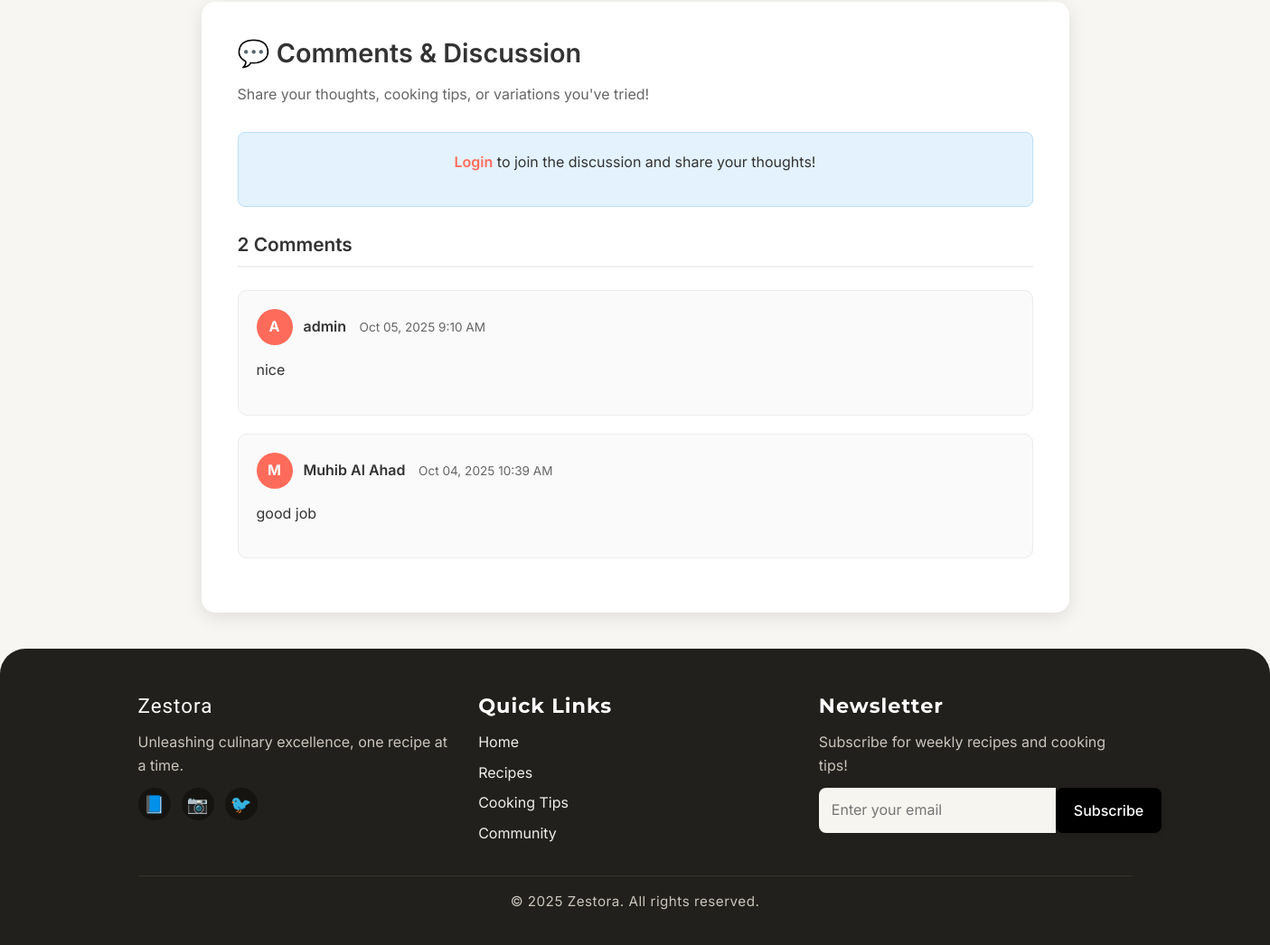
/recipes/bangladeshi-beef-tehari/ (lower part), run on an earlier commit of the app's database.
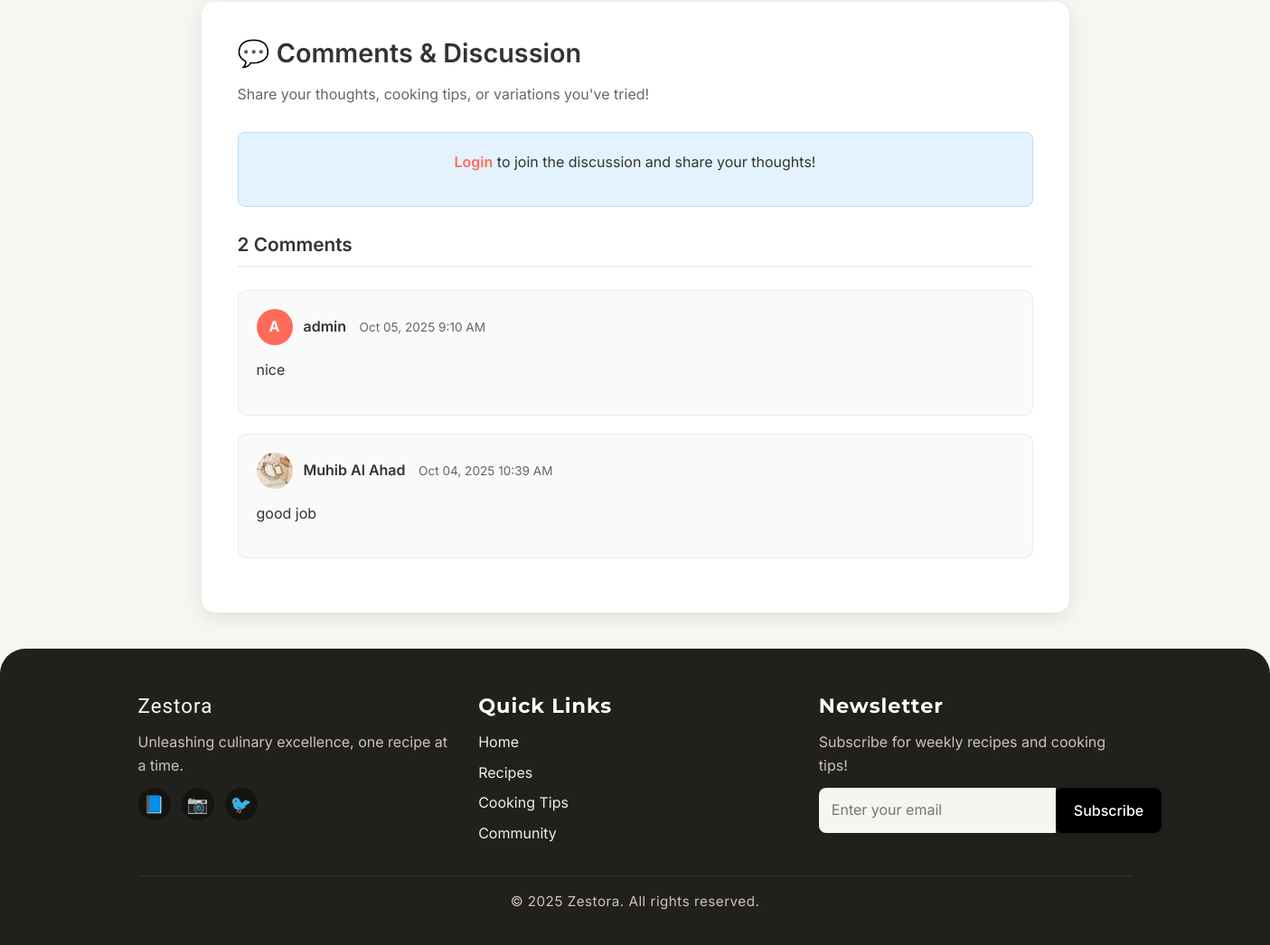
And on a later commit of the database.
### recipes/models.py (models this page shows, shortened)
class Comment(models.Model):
    recipe = models.ForeignKey(Recipe, on_delete=models.CASCADE, related_name='comments')
    user = models.ForeignKey(User, on_delete=models.CASCADE, related_name='recipe_comments')
    content = models.TextField()
    parent = models.ForeignKey('self', on_delete=models.CASCADE, blank=True, null=True, related_name='replies')
    created_at = models.DateTimeField(auto_now_add=True)
    updated_at = models.DateTimeField(auto_now=True)
    is_active = models.BooleanField(default=True)
    class Meta:
        ordering = ['-created_at']

### userprofile/models.py (models this page shows, shortened)
class UserProfile(models.Model):
    user = models.OneToOneField(User, on_delete=models.CASCADE, related_name='profile')
    profile_image = models.ImageField(upload_to='profile_images/', blank=True, null=True)
    bio = models.TextField(max_length=500, blank=True)
    location = models.CharField(max_length=100, blank=True)
    phone = models.CharField(max_length=20, blank=True)
    date_of_birth = models.DateField(null=True, blank=True)
    website = models.URLField(max_length=200, blank=True)
    created_at = models.DateTimeField(auto_now_add=True)
    updated_at = models.DateTimeField(auto_now=True)
    @property
    def full_name(self):
        return f"{self.user.first_name} {self.user.last_name}".strip() or self.user.username

### recipes/views.py (the view)
# urls.py: path('<slug:slug>/', views.recipe_detail, name='recipe_detail'),
def recipe_detail(request, slug):
    recipe = get_object_or_404(Recipe.objects.select_related('author__profile', 'category'), slug=slug)
    is_saved = False
    user_like = None
    if request.user.is_authenticated:
        is_saved = SavedRecipe.objects.filter(user=request.user, recipe=recipe).exists()
        try:
            user_like = RecipeLike.objects.get(user=request.user, recipe=recipe)
        except RecipeLike.DoesNotExist:
            user_like = None
    if request.method == 'POST' and request.user.is_authenticated:
        comment_form = CommentForm(request.POST)
        if comment_form.is_valid():
            comment = comment_form.save(commit=False)
            comment.recipe = recipe
            comment.user = request.user
            parent_id = request.POST.get('parent_id')
            if parent_id:
                try:
                    parent_comment = Comment.objects.get(id=parent_id, recipe=recipe)
                    comment.parent = parent_comment
                except Comment.DoesNotExist:
                    pass
            comment.save()
            messages.success(request, 'Your comment has been added!')
            return redirect('recipes:recipe_detail', slug=slug)
    else:
        comment_form = CommentForm() if request.user.is_authenticated else None
    comments = Comment.objects.filter(recipe=recipe, parent=None, is_active=True).select_related('user__profile').prefetch_related('replies__user__profile').order_by('-created_at')
    return render(request, 'recipes/recipe_detail.html', {
        'recipe': recipe,
        'is_saved': is_saved,
        'user_like': user_like,
        'comments': comments,
        'comment_form': comment_form,
        'active_page': 'recipes'
    })

### recipes/models.py (called while the page is built)
    @property
    def total_time(self):
        return self.prep_time + self.cook_time

    @property
    def likes_count(self):
        return self.likes.filter(is_like=True).count()

    @property
    def dislikes_count(self):
        return self.likes.filter(is_like=False).count()

### templates/recipes/recipe_detail.html (shortened to what this page needs)
{% extends 'base.html' %}
{% load static %}
{% block content %}
<div class="recipe-detail-container">
    <div class="comments-section">
        <h2>💬 Comments & Discussion</h2>
        <p class="comments-intro">Share your thoughts, cooking tips, or variations you've tried!</p>
        {% if comment_form %}
        <div class="add-comment-form">
            <h3>Leave a Comment</h3>
            <form method="post" class="comment-form">
                {% csrf_token %}
                <div class="form-group">
                    {{ comment_form.content }}
                </div>
                <button type="submit" class="btn btn-primary">
                    <i class="fas fa-comment"></i> Post Comment
                </button>
            </form>
        </div>
        {% elif not user.is_authenticated %}
        <div class="login-prompt">
            <p><a href="{% url 'login' %}" class="login-link">Login</a> to join the discussion and share your thoughts!</p>
        </div>
        {% endif %}
        <div class="comments-list">
            {% if comments %}
                <h3>{{ comments.count }} Comment{{ comments.count|pluralize }}</h3>
                {% for comment in comments %}
                <div class="comment" id="comment-{{ comment.id }}">
                    <div class="comment-header">
                        <div class="comment-author">
                            <div class="author-avatar-small">
                                {% if comment.user.profile.profile_image %}
                                    <img src="{{ comment.user.profile.profile_image.url }}" alt="{{ comment.user.profile.full_name }}" class="comment-avatar-img">
                                {% else %}
                                    <div class="comment-avatar-placeholder">
                                        {{ comment.user.first_name.0|default:comment.user.username.0|upper }}
                                    </div>
                                {% endif %}
                            </div>
                            <div class="author-info-small">
                                <strong>{{ comment.user.get_full_name|default:comment.user.username }}</strong>
                                <span class="comment-date">{{ comment.created_at|date:"M d, Y g:i A" }}</span>
                            </div>
                        </div>
                    </div>
                    <div class="comment-content">
                        {{ comment.content|linebreaks }}
                    </div>
                </div>
                {% endfor %}
            {% else %}
                <div class="no-comments">
                    <p>No comments yet. Be the first to share your thoughts!</p>
                </div>
            {% endif %}
        </div>
    </div>
</div>
{% endblock %}

What changed in the data, as far as the page shows it:
changed through a linked row, Comment "good job": user.profile.profile_image: picture added; user.first_name.0 "M" → (not shown)
